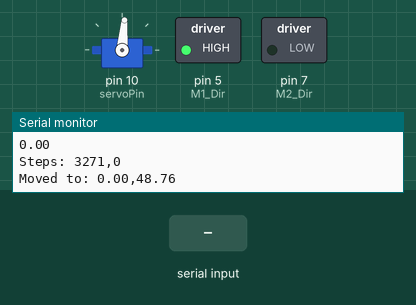
Recording of a sketch running on a simulated Arduino Uno, built with avr-gcc and run on an emulated ATmega328P. On the bench: servo, switched loads named in the sketch (green lamp = pin HIGH), the last lines printed to the serial monitor. Inputs (shaded band) come from the test bench. Pins used as bus, display or sensor lines are not drawn.

Above: at 2.2 s.
2.3 s: "90,45\n" received over Serial
3.8 s: "1,90,45\n" received over Serial
At 4.1 s:
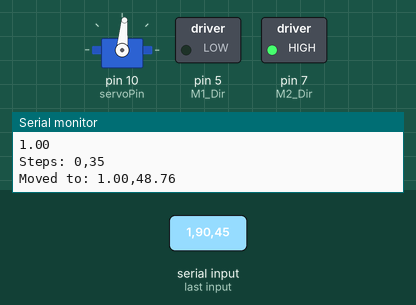
5.3 s: "5\n" received over Serial
At 6.5 s:
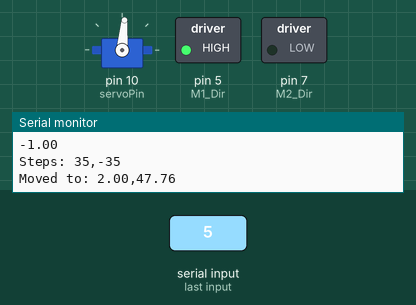
6.8 s: "30,150\n" received over Serial
At 7.6 s:
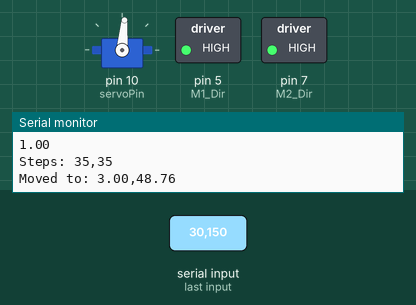
Timing chart, 0 to 9.3 s (numbered marks = the images above; inputs shaded):
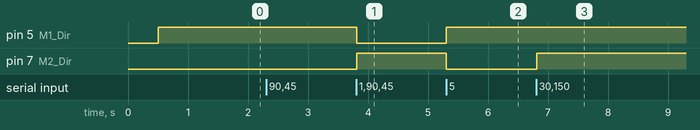

Measured:
- after the input at 3.8 s, pin 5 (M1_Dir): HIGH → LOW at once; pin 7 (M2_Dir): LOW → HIGH at once
- after the input at 5.3 s, pin 5 (M1_Dir): LOW → HIGH at once; pin 7 (M2_Dir): HIGH → LOW at once
- after the input at 6.8 s, pin 7 (M2_Dir): LOW → HIGH at once

The sketch:

Moving_Arduino.ino
```cpp
#include <Servo.h>

//stepper motor
const int M1_Steps = 4;  // pin4 = steps of motor 1
const int M1_Dir = 5;    // pin5 = direction of motor 1
const int M2_Steps = 6;  // pin6 = steps of motor 2
const int M2_Dir = 7;    // pin7 = direction of motor 2

//servo(trigger) motor
Servo trigger;
const int servoPin = 10; //yellow signal wire to pin 10

float theta0 = -92, phi0 = 48.76;  //48.76 is when launcher is resting backwards, 3.88 is forward
float theta_now = theta0;
float phi_now = phi0;
int theta_increment = 0;
int phi_increment = 0;

const int microsteps_per_step = 32;
const int time_per_step = 5000/microsteps_per_step;

const int vertical_trigger = 85;  //18
const int turned_trigger = 110;  //60

String main_string;


void setup() {
  // put your setup code here, to run once:

   pinMode(M1_Dir, OUTPUT);
   pinMode(M1_Steps, OUTPUT);
   pinMode(M2_Dir, OUTPUT);
   pinMode(M2_Steps, OUTPUT);
   digitalWrite(M1_Dir, LOW);
   digitalWrite(M1_Steps, LOW);
   digitalWrite(M2_Dir, LOW);
   digitalWrite(M2_Steps, LOW);

   trigger.attach(servoPin);

   Serial.begin(9600);
   trigger.write(vertical_trigger);  //starting position so trigger is vertical
   delay(500);

   moveTo(0, 48.76);
//   Serial.println("setup");
//   demo();
}

void loop() {

  //look for the next valid integer in the incoming serial stream
  while (Serial.available()>0){
    char inChar = Serial.read();
    //if (inChar !='\n')
    //{
      main_string += inChar;
    //}
  }
  if (main_string[main_string.length()-1] == '\n')
  {
    Serial.println(main_string);
    int newline_index = main_string.indexOf('\n');

    int comma_index = main_string.indexOf(',');
    Serial.print("Comma index: ");
    Serial.println(comma_index);
    float theta = main_string.substring(0,comma_index).toFloat();
    float phi = main_string.substring(comma_index+1).toFloat();

    //if (abs(theta_now - theta) < 1 && abs(phi_now - phi) < 1)  //if theta and phi are within 1 degree of target angles
    if (main_string == "s\n")
    {
        shoot();
    }
    else
    {
      if (theta_now - theta > 0.5)
        theta_increment = -1;       //decrease theta if current position is too large
      else if (theta_now - theta < -0.5)
        theta_increment = 1;
      else
        theta_increment = 0;

      if (phi_now - phi > 0.5)
        phi_increment = -1;
      else if (phi_now - phi < -0.5)
        phi_increment = 1;
      else
        phi_increment = 0;

      moveTo(theta_now + theta_increment, phi_now + phi_increment);
    }
    main_string = main_string.substring(newline_index+1);
  }
}

void move(float p1, float p2){

  int s1 = p1 * microsteps_per_step*400/360;    // convert angle to steps
  int s2 = p2 * microsteps_per_step*400/360;
  int steps, dSteps;
  Serial.println(p1);
  Serial.println(p2);

    if (p1 > 0){
      digitalWrite(M1_Dir, HIGH);      // turn on M1 Direction Pin
    }
    else{
       digitalWrite(M1_Dir, LOW);
    }

    if (p2 > 0){
      digitalWrite(M2_Dir, HIGH);      // turn on M2 Direction Pin
    }
    else{
       digitalWrite(M2_Dir, LOW);
    }


    dSteps = abs(s1-s2);

    if (abs(s1) >= abs(s2)){    // check for smaller steps
      steps = abs(s2);
    }
    else{
      steps = abs(s1);
    }

    for (int i = 0; i < steps; i++)
    {
        // motor 1
        digitalWrite(M1_Steps, HIGH);
        digitalWrite(M2_Steps, HIGH);
        delayMicroseconds(time_per_step/2);      // turn on M1 Steps Pin
        digitalWrite(M1_Steps, LOW);
        digitalWrite(M2_Steps, LOW);
        delayMicroseconds(time_per_step/2);       // turn off M1 Steps Pin
        //Serial.println("Sent a pulse to both motors.");
    }

    for (int j = 0; j < dSteps; j++)
    {
      if (abs(s1) > abs (s2))
      {
        digitalWrite(M1_Steps, HIGH);
        delayMicroseconds(time_per_step/2);      // turn on M1 Steps Pin
        digitalWrite(M1_Steps, LOW);
        delayMicroseconds(time_per_step/2);
      }
      else
      {
        digitalWrite(M2_Steps, HIGH);
        delayMicroseconds(time_per_step/2);      // turn on M1 Steps Pin
        digitalWrite(M2_Steps, LOW);
        delayMicroseconds(time_per_step/2);
      }
    }
    Serial.print("Steps: ");
    Serial.print(s1);
    Serial.print(",");
    Serial.println(s2);
}

void moveTo(float theta, float phi){

  if (abs(theta)>60 && (phi < 3.88 || phi >48.76))  //both angles out of range
  {
    Serial.println("InVaLid AnGLeS");
  }
  else if (abs(theta) > 60 && phi>=3.8 && phi<=48.76)  // theta out of range, phi good
  {
    Serial.println("invalid theta");
    move(0, phi-phi_now);
    phi_now = phi;  //only change phi
  }
  else if ((phi > 48.76 || phi < 3.88) && abs(theta)<=60)  // phi out of range, theta good
  {
    Serial.println("invalid phi");
    move(theta-theta_now, 0);
    theta_now = theta;  //only change theta
  }
  else {
    move(theta-theta_now, phi-phi_now); // -60<theta<60 and 3.88<phi<48.76
    theta_now = theta;
    phi_now = phi;
  }
  Serial.print("Moved to: "); Serial.print(theta_now); Serial.print(","); Serial.println(phi_now);
}

void shoot(){
  Serial.println("Fire in the hole!");
  delay(100);
  trigger.write(turned_trigger);
  delay(500);
  trigger.write(vertical_trigger);
  delay(500);
}

void demo(){

  moveTo(45, 0);
  delay(500);
  moveTo(-45,0);
  delay(500);
  moveTo(45,0);
  delay(500);
  moveTo(0, 10);
  delay(500);
  moveTo(0, 45);
  delay(500);
  moveTo(-45,30);
  delay(500);
  moveTo(0, 45);
  delay(500);
  shoot();
}
```
